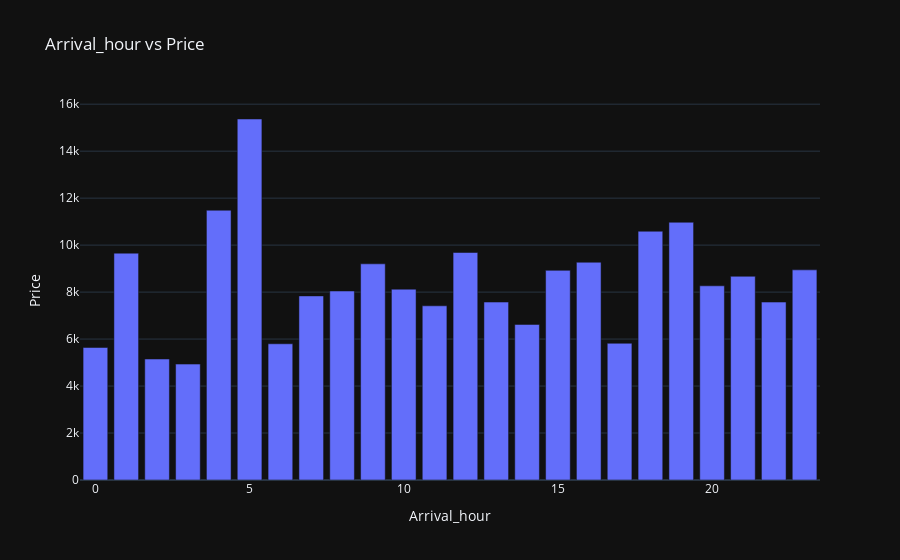

The cell this chart's notebook holds for it:
### Code cell
px.bar(
            train_df.groupby('Arrival_hour')['Price'].mean().to_frame().reset_index(),
            x='Arrival_hour',
            y='Price',
            template = 'plotly_dark',
            title='Arrival_hour vs Price'

        )

### Figure 1 — Plotly figure (JSON) as saved in the notebook; plotly's stock layout.template omitted (floating-point values rounded to 4 significant figures)
{"data": [{"alignmentgroup": "True", "hovertemplate": "Arrival_hour=%{x}<br>Price=%{y}<extra></extra>", "legendgroup": "", "marker": {"color": "#636efa", "pattern": {"shape": ""}}, "name": "", "offsetgroup": "", "orientation": "v", "showlegend": false, "textposition": "auto", "type": "bar", "x": [0, 1, 2, 3, 4, 5, 6, 7, 8, 9, 10, 11, 12, 13, 14, 15, 16, 17, 18, 19, 20, 21, 22, 23], "xaxis": "x", "y": [5642.0, 9658.0, 5152.0, 4935.0, 11490.0, 15370.0, 5799.0, 7838.0, 8047.0, 9203.0, 8124.0, 7416.0, 9686.0, 7575.0, 6623.0, 8925.0, 9272.0, 5821.0, 10590.0, 10970.0, 8268.0, 8672.0, 7575.0, 8946.0], "yaxis": "y"}], "layout": {"barmode": "relative", "legend": {"tracegroupgap": 0}, "title": {"text": "Arrival_hour vs Price"}, "xaxis": {"anchor": "y", "domain": [0.0, 1.0], "title": {"text": "Arrival_hour"}}, "yaxis": {"anchor": "x", "domain": [0.0, 1.0], "title": {"text": "Price"}}}}
